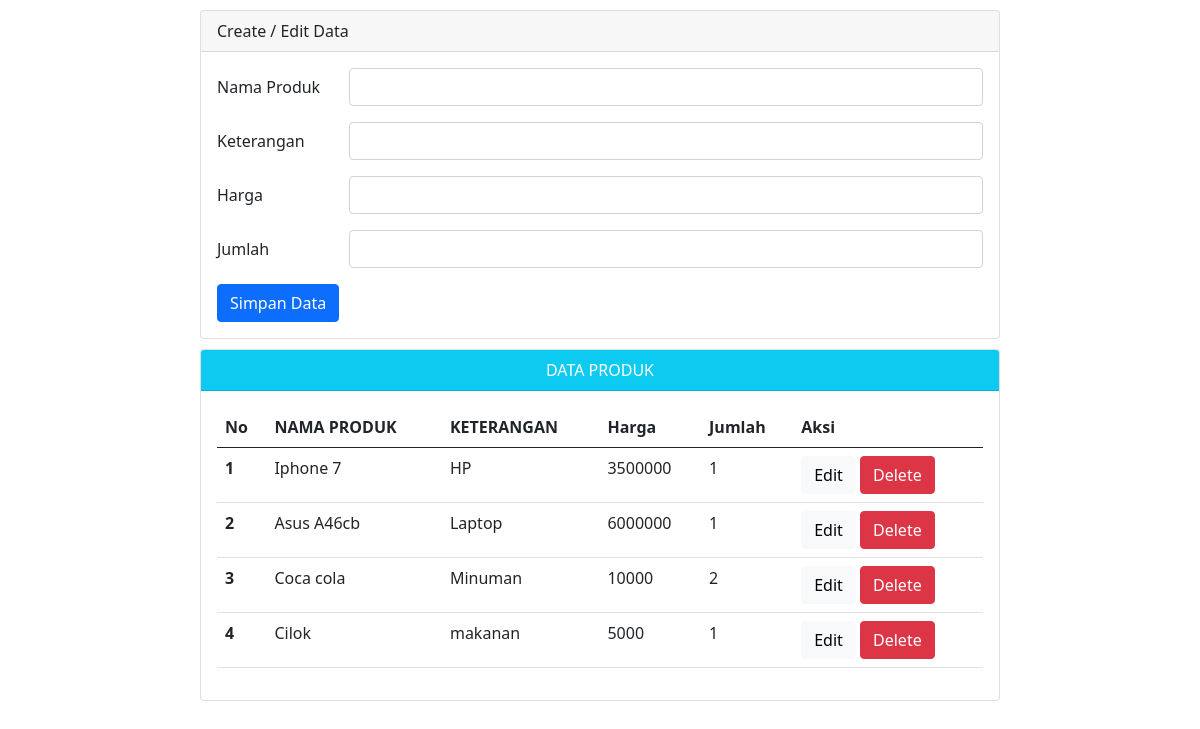
The page / on the database its author committed.
### tables this page shows
CREATE TABLE `produk` (
  `id` int(10) NOT NULL,
  `nama_produk` varchar(225) NOT NULL,
  `keterangan` varchar(225) NOT NULL,
  `harga` bigint(225) NOT NULL,
  `jumlah` bigint(225) NOT NULL
);

### crud.php (called while the page is built, shortened)
<?php
$nama_produk    = "";
$keterangan     = "";
$harga          = "";
$jumlah         = "";
?>

### index.php (the view, shortened to what this page needs)
<?php
require 'config.php';
require 'crud.php';
?>
<!DOCTYPE html>
<html lang="en">
<head>
    <link href="https://cdn.jsdelivr.net/npm/bootstrap@5.0.0-beta2/dist/css/bootstrap.min.css" rel="stylesheet">
</head>
<body>
    <div class="mx-auto">
        <div class="card">
            <div class="card-header">
                Create / Edit Data
            </div>
            <div class="card-body">
                <form action="" method="POST">
                    <div class="mb-3 row">
                        <label for="nama_produk" class="col-sm-2 col-form-label">Nama Produk</label>
                        <div class="col-sm-10">
                            <input type="text" class="form-control" id="nama_produk" name="nama_produk" value="<?php echo $nama_produk ?>">
                        </div>
                    </div>
                    <div class="mb-3 row">
                        <label for="keterangan" class="col-sm-2 col-form-label">Keterangan</label>
                        <div class="col-sm-10">
                            <input type="text" class="form-control" id="keterangan" name="keterangan" value="<?php echo $keterangan ?>">
                        </div>
                    </div>
                    <div class="mb-3 row">
                        <label for="harga" class="col-sm-2 col-form-label">Harga</label>
                        <div class="col-sm-10">
                            <input type="text" class="form-control" id="harga" name="harga" value="<?php echo $harga ?>">
                        </div>
                    </div>
                    <div class="mb-3 row">
                        <label for="jumlah" class="col-sm-2 col-form-label">Jumlah</label>
                        <div class="col-sm-10">
                            <input type="text" class="form-control" id="jumlah" name="jumlah" value="<?php echo $jumlah ?>">
                        </div>
                    </div>
                    <div class="col-12">
                        <input type="submit" name="simpan" value="Simpan Data" class="btn btn-primary" />
                    </div>
                </form>
            </div>
        </div>
        <div class="card">
            <div class="card-header text-white bg-info text-center">
               DATA PRODUK
            </div>
            <div class="card-body">
                <table class="table">
                    <thead>
                        <tr>
                            <th scope="col">No</th>
                            <th scope="col">NAMA PRODUK</th>
                            <th scope="col">KETERANGAN</th>
                            <th scope="col">Harga</th>
                            <th scope="col">Jumlah</th>
                            <th scope="col">Aksi</th>
                        </tr>
                    </thead>
                    <tbody>
                        <?php
                        $sql2   = "SELECT * FROM produk ORDER BY id DESC";
                        $q2     = mysqli_query($koneksi, $sql2);
                        $urut   = 1;
                        while ($r2 = mysqli_fetch_array($q2)) {
                            $id                 = $r2['id'];
                            $nama_produk        = $r2['nama_produk'];
                            $keterangan         = $r2['keterangan'];
                            $harga              = $r2['harga'];
                            $jumlah             = $r2['jumlah'];
                        ?>
                            <tr>
                                <th scope="row"><?php echo $urut++ ?></th>
                                <td scope="row"><?php echo $nama_produk ?></td>
                                <td scope="row"><?php echo $keterangan ?></td>
                                <td scope="row"><?php echo $harga ?></td>
                                <td scope="row"><?php echo $jumlah ?></td>
                                <td scope="row">
                                    <a href="index.php?op=edit&id=<?php echo $id ?>"><button type="button" class="btn btn-light">Edit</button></a>
                                    <a href="index.php?op=delete&id=<?php echo $id?>" onclick="return confirm('Apakah Yakin Menghapus Produk?')"><button type="button" class="btn btn-danger">Delete</button></a>
                                </td>
                            </tr>
                        <?php
                        }
                        ?>
                    </tbody>
                </table>
            </div>
        </div>
    </div>
</body>
</html>

### index.php (style rules this page uses)
.mx-auto { width: 800px }
.card { margin-top: 10px; }

### rows shown on the page
produk: nama_produk "Iphone 7", keterangan "HP", harga "3500000", jumlah "1"
produk: nama_produk "Asus A46cb", keterangan "Laptop", harga "6000000", jumlah "1"
produk: nama_produk "Coca cola", keterangan "Minuman", harga "10000", jumlah "2"
produk: nama_produk "Cilok", keterangan "makanan", harga "5000", jumlah "1"
